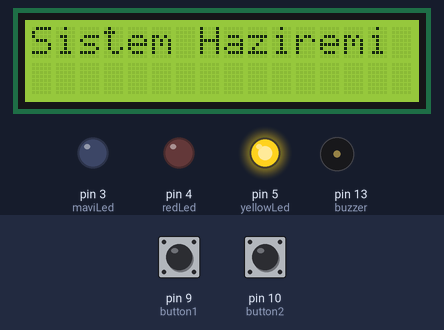
Bench run of a sketch on a simulated Arduino Uno, built with avr-gcc and run on an emulated ATmega328P. On the bench: 16×2 character LCD, output pins drawn as LEDs (lit = HIGH), buzzer (waves = sounding). Dashed ring = blinking. Inputs (shaded band) come from the test bench; at power-on: pin 9 (button1) HIGH, pin 10 (button2) HIGH.

Above: at 1.4 s.
1.5 s: pin 9 (button1) pulled LOW for 1 s
At 1.75 s:
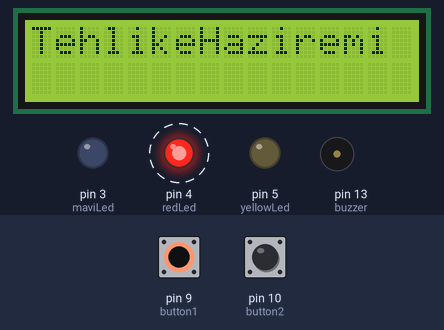
4.0 s: pin 10 (button2) pulled LOW for 0.15 s
At 4.16 s:
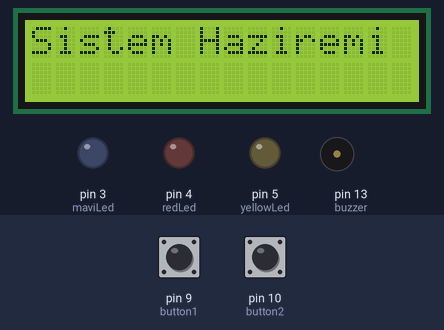
5.7 s: pin 10 (button2) pulled LOW for 3.2 s
At 5.86 s:
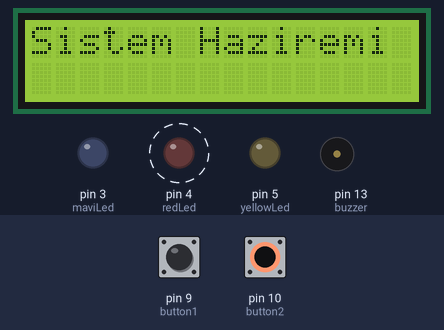
10.4 s: pin 9 (button1) pulled LOW for 3.2 s
At 14.8 s:
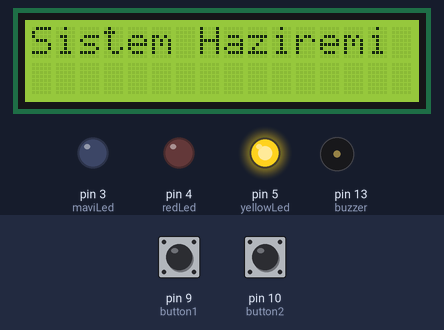
15.1 s: pin 9 (button1) driven LOW and pin 10 (button2) driven LOW
At 16.0 s:
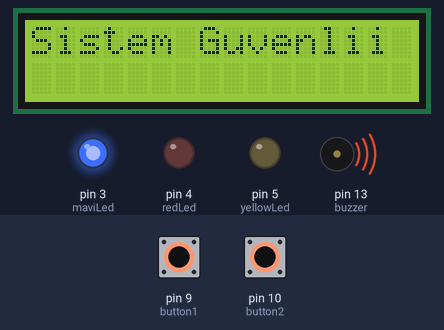
16.6 s: pin 9 (button1) driven HIGH
At 16.86 s:
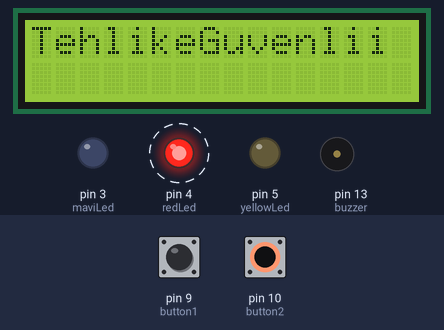
Timing chart, 0 to 19.4 s (numbered marks = the images above; inputs shaded):
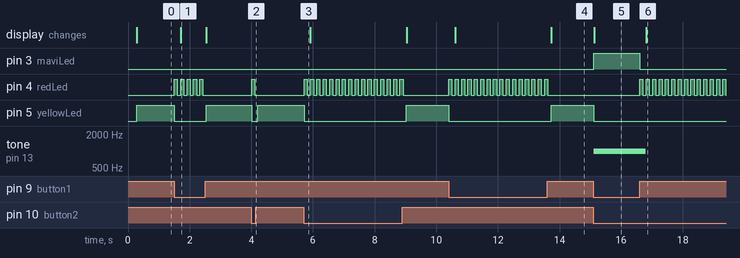

Measured:
- after the input at 1.5 s, pin 4 (redLed): alternates HIGH for 0.10 s and LOW for 0.11 s, 10 changes in all, then stays LOW, starting at once; pin 5 (yellowLed): HIGH → LOW at once, → HIGH 1.0 s later; the display: changes after 0.21 s (image 1)
- after the input at 4.0 s, pin 4 (redLed): LOW → HIGH at once, → LOW 0.10 s later; pin 5 (yellowLed): HIGH → LOW at once, → HIGH 0.21 s later
- after the input at 5.7 s, pin 4 (redLed): alternates HIGH for 0.10 s and LOW for 0.11 s, 32 changes in all, then stays LOW, starting at once; pin 5 (yellowLed): HIGH → LOW at once, → HIGH 3.3 s later
- after the input at 10.4 s, pin 4 (redLed): alternates HIGH for 0.10 s and LOW for 0.11 s, 32 changes in all, then stays LOW, starting at once; pin 5 (yellowLed): HIGH → LOW at once, → HIGH 3.3 s later; the display: first changes after 0.21 s (image 4 shows a later state)
- after the input at 15.1 s, pin 3 (maviLed): LOW → HIGH at once; pin 5 (yellowLed): HIGH → LOW at once; tone on pin 13 (buzzer): silent → 1000 Hz at once; the display: changes at once (image 5)
- after the input at 16.6 s, pin 3 (maviLed): HIGH → LOW at once; pin 4 (redLed): alternates HIGH for 0.10 s and LOW for 0.11 s, starting at once; tone on pin 13 (buzzer): 1000 Hz → silent after 0.20 s; the display: changes after 0.21 s (image 6)

The sketch:

sketch.ino
```cpp
#include <Wire.h>
#include <LiquidCrystal_I2C.h>

LiquidCrystal_I2C lcd(0x27, 16, 2);

const int button1 = 9;
const int button2 = 10;

const int yellowLed = 5;
const int redLed = 4;
const int maviLed = 3;

const int buzzer = 13;

void setup() {
  pinMode(button1, INPUT_PULLUP);
  pinMode(button2, INPUT_PULLUP);
  pinMode(redLed, OUTPUT);
  pinMode(maviLed, OUTPUT);
  pinMode(yellowLed, OUTPUT);
  pinMode(buzzer, OUTPUT);
  lcd.init();
  lcd.backlight();

  lcd.setCursor(0,0);
  lcd.print("Fabrika sistemi");
  delay(200);
}

void loop(){
  int yeniDurum = digitalRead(button1);
  int yeniDurum2 =  digitalRead(button2);

  if (yeniDurum == LOW && yeniDurum2 == LOW){
        digitalWrite(maviLed, HIGH);
        tone(buzzer, 1000);
        digitalWrite(redLed, LOW);
        digitalWrite(yellowLed, LOW);

        lcd.setCursor(0, 0);
        lcd.print("Sistem Guvenli");
  }

  else if (yeniDurum == LOW || yeniDurum2 == LOW){
    digitalWrite(maviLed, LOW);
    digitalWrite(yellowLed, LOW);
    digitalWrite(redLed, HIGH);
    delay(100);
    digitalWrite(redLed, LOW);
    delay(100);
    noTone(buzzer);

    lcd.setCursor(0,0);
    lcd.print("Tehlike");
  }

  else{
    digitalWrite(redLed, LOW);
    digitalWrite(maviLed, LOW);
    digitalWrite(yellowLed, HIGH);
    noTone(buzzer);

    lcd.setCursor(0,0);
    lcd.print("Sistem Hazir");

  }
}
```
